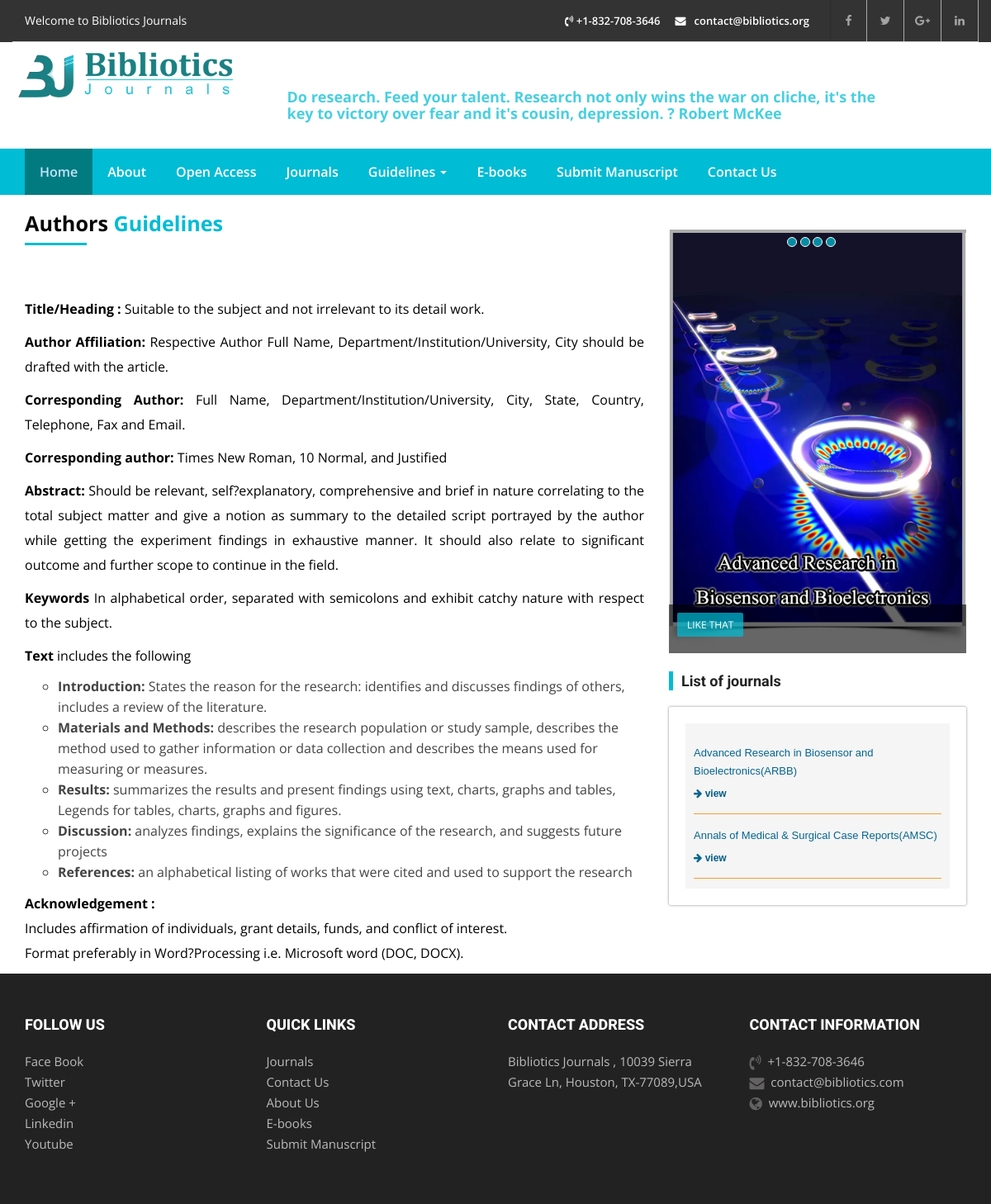
The page /index.php/home/for_author on the database its author committed.
### tables this page shows
CREATE TABLE `home_scroll` (
  `id` int(11) NOT NULL AUTO_INCREMENT,
  `scroll_content` text,
  `status` int(11) DEFAULT NULL,
  `create_at` datetime DEFAULT NULL,
  `update_at` datetime DEFAULT NULL,
  `create_by` int(11) DEFAULT NULL,
  PRIMARY KEY (`id`)
);

CREATE TABLE `Bibliotics_flyers` (
  `f_id` int(11) NOT NULL AUTO_INCREMENT,
  `journal_id` int(11) DEFAULT NULL,
  `journal_cat_id` int(11) DEFAULT NULL,
  `title` varchar(250) DEFAULT NULL,
  `title_color` varchar(250) DEFAULT NULL,
  `fly_image` varchar(250) DEFAULT NULL,
  `fly_org_image` varchar(250) DEFAULT NULL,
  `status` int(11) DEFAULT '1',
  `create_at` datetime DEFAULT NULL,
  `create_by` int(11) DEFAULT NULL,
  `update_at` datetime DEFAULT NULL,
  PRIMARY KEY (`f_id`)
);

CREATE TABLE `journals` (
  `j_id` int(11) NOT NULL AUTO_INCREMENT,
  `category` int(11) DEFAULT NULL,
  `baneer_image` varchar(250) DEFAULT NULL,
  `title` varchar(250) DEFAULT NULL,
  `subject` varchar(250) DEFAULT NULL,
  `alt_tags` varchar(250) DEFAULT NULL,
  `seo_title` varchar(250) DEFAULT NULL,
  `seo_url` varchar(250) DEFAULT NULL,
  `seo_keywords` varchar(250) DEFAULT NULL,
  `seo_description` text,
  `key_words` text,
  `description` text,
  `prices` text,
  `status` int(11) DEFAULT '1',
  `create_at` datetime DEFAULT NULL,
  `update_at` datetime DEFAULT NULL,
  `create_by` int(11) DEFAULT NULL,
  PRIMARY KEY (`j_id`)
);

### application/controllers/Home.php (called while the page is built, shortened)
<?php
class Home extends CI_Controller {
	public function __construct()
	{
		$this->load->helper(array('form', 'url'));
		$this->load->library('form_validation');
		$this->load->library('session');
		$this->load->library('email');
		$this->load->library('user_agent');
		$this->load->helper('directory');
		$this->load->helper('security');
		$this->load->model('Home_model');
		}
	public function for_author()
	{
		$header['c_url']=base_url('');
		$header['scroll_data']=$this->Home_model->get_scrolling_content();
		$this->load->view('html/header',$header);
		$data['homapage_banners']=$this->Home_model->get_home_banners_list();
		$data['flyers_list']=$this->Home_model->get_flyers_list();
		$data['journals_list']=$this->Home_model->get_peer_review_process_journals_list();
		$this->load->view('html/for-author',$data);
		$this->load->view('html/footer');
	}
}

### index.php (called while the page is built, shortened)
<?php
require_once BASEPATH.'core/CodeIgniter.php';

### application/models/Home_model.php (called while the page is built, shortened)
<?php if ( ! defined('BASEPATH')) exit('No direct script access allowed');
class Home_model extends CI_Model
{
	public  function get_scrolling_content(){
		$this->db->select('*')->from('home_scroll');
        return $this->db->get()->row_array();
	}
	public  function get_home_banners_list(){
		$this->db->select('*')->from('home_banners');
		$this->db->where('status',1);
        return $this->db->get()->result_array();
	}
	public  function get_flyers_list(){
		$this->db->select('journals.j_id,journals.seo_url,Bibliotics_flyers.f_id,Bibliotics_flyers.title,Bibliotics_flyers.title_color,Bibliotics_flyers.fly_image,Bibliotics_flyers.fly_org_image')->from('Bibliotics_flyers');
		$this->db->join('journals ', 'journals.j_id = Bibliotics_flyers.journal_id', 'left');
		$this->db->where('Bibliotics_flyers.status',1);
        return $this->db->get()->result_array();
	}
	public  function get_peer_review_process_journals_list(){
		$this->db->select('j_id,title,seo_url')->from('journals');
		$this->db->where('status',1);
        return $this->db->get()->result_array();
	}
}

### application/views/html/for-author.php (the view, shortened to what this page needs)
 <div class="container " >
 <br>
            <div class="row">
           <div class="col-md-8">
                <div class=" Welcome_txt fadeInLeft wow animated  " data-wow-duration="1000ms" data-wow-delay="1000ms">
					<h3 class="">Authors
						<span class="text-success">Guidelines </span>
					</h3>
					<br>
					<div class="lis-sty-none">
					<br>
					<p ><strong>  Title/Heading :</strong> Suitable to the subject and not irrelevant to its detail work.</p>
					<p ><strong> Author Affiliation:</strong> Respective Author Full Name, Department/Institution/University, City should be drafted with the article.</p>
					<p ><strong> Corresponding Author:</strong> Full Name, Department/Institution/University, City, State, Country, Telephone, Fax and Email.</p>
					<p ><strong> Corresponding author:</strong> Times New Roman, 10 Normal, and Justified</p>
					<p ><strong>Abstract:</strong> Should be relevant, self?explanatory, comprehensive and brief in nature correlating to the total subject matter and give a notion as summary to the detailed script portrayed by the author while getting the experiment findings in exhaustive manner. It should also relate to significant outcome and further scope to continue in the field.</p>
					<p ><strong>Keywords</strong> In alphabetical order, separated with semicolons and exhibit catchy nature with respect to the subject.</p>
					<p ><strong>Text </strong> includes the following</p>
					<div class="lis-sty-none">
					<ul>
						<li> <strong>Introduction:</strong> States the reason for the research: identifies and discusses findings of others, includes a review of the literature.</li>
						<li> <strong>Materials and Methods:</strong>  describes the research population or study sample, describes the method used to gather information or data collection and describes the means used for measuring or measures.</li>
						<li> <strong>Results:</strong> summarizes the results and present findings using text, charts, graphs and tables, Legends for tables, charts, graphs and figures.</li>
						<li> <strong>Discussion: </strong> analyzes findings, explains the significance of the research, and suggests future projects</li>
						<li> <strong>References: </strong> an alphabetical listing of works that were cited and used to support the research</li>
					</ul>
					</div>
					</div>
						<p ><strong>Acknowledgement :</strong> <br>Includes affirmation of individuals, grant details, funds, and conflict of interest.
						<br>Format preferably in Word?Processing i.e. Microsoft word (DOC, DOCX).</p>
                </div>
				</div>
		   <div class="col-md-4 mt20">
		    <div id="myCarousel" class="carousel slide " data-ride="carousel">
            <div class="carousel-inner">
               <?php if(isset($flyers_list)&& count($flyers_list)>0){ ?>
						<?php $count=1;foreach($flyers_list as $list){ ?>
							<?php if($count==1){ ?>
									<div class="item active">
									   <img src="<?php echo base_url('assets/flyers_img/'.$list['fly_image']); ?>">
										<div class="carousel-caption">
										<p>
										<a class="btn btn-primary" href="<?php echo base_url('journals/view/'.base64_encode($list['j_id']).'/'.$list['seo_url']); ?>">
									   <?php echo isset($list['title'])?$list['title']:''; ?></a></p>
										</div>
									</div>
							<?php } ?>
						<?php $count++;} ?>
					<?php } ?>
   			</div>
   			<ul class="list-group col-md-3 carousel-indicators">
                    <?php if(isset($flyers_list)&& count($flyers_list)>0){ ?>
					<?php $cnt=1;foreach($flyers_list as $list){ ?>
							<?php if($count=1){ ?>
								<li data-target="#myCarousel" data-slide-to="<?php echo $count; ?>" class="active"></li>
							<?php }else{ ?>
							        <li data-target="#myCarousel" data-slide-to="<?php echo $count; ?>" ></li>
							<?php } ?>
					<?php $cnt++;} ?>
				<?php } ?>
    		</ul>
        </div><br>
   <div class="sidebar side-bar right-sidebar">
      <div class="widget sidebar-newsletter">
         <h3 class="side-title">List  of journals</h3>
         <div class="cp-newsletter-holder" id="pubmed">
            <marquee class="pubmed-articles" align="top" behavior="scroll" onmouseout="this.start();" onmouseover="this.stop();" direction="up" scrollamount="2" style="padding: 10px 0px 10px 0px;height: 200px;background: #f5f5f5;overflow:hidden;">
               <?php if(isset($journals_list)&& count($journals_list)>0){ ?>
					<?php foreach($journals_list as $list){ ?>
					   <ul>
						  <li style="padding:0px 0px 0px 10px">
							 <a href="<?php echo base_url('journals/view/'.base64_encode($list['j_id']).'/'.$list['seo_url']); ?>" target="_blank" style=" color:#05658F; text-decoration:none; padding:0px; margin:0px; font-weight:normal"><?php echo isset($list['title'])?$list['title']:''; ?></a><br>
						  </li>
					   </ul>
					   <p style="border-bottom:none; color: #05658F; text-decoration: none; font-weight: bold;">
						  <span class="" style="color: #05658F; text-decoration: none; font-weight: bold;"> <i class="fa fa-arrow-right" aria-hidden="true"></i> <a href="<?php echo base_url('journals/view/'.base64_encode($list['j_id']).'/'.$list['seo_url']); ?>"> view</a></span>
					   </p>
					   <p style="border-bottom:1px thin #ff9933; padding-top:0px"></p>
				<?php } ?>
			<?php } ?>
            </marquee>
         </div>
      </div>
   </div>
</div>
            </div>
        </div>

### application/views/html/header.php (shortened to what this page needs)
<!DOCTYPE html>
<html lang="en">
<head>
        <link href="<?php echo base_url(); ?>assets/vendor/bootstrap/css/bootstrap.min.css" rel="stylesheet">
		 <link href="<?php echo base_url(); ?>assets/vendor/css/bootstrapValidator.min.css" rel="stylesheet">
        <link href="<?php echo base_url(); ?>assets/vendor/css/style.css" rel="stylesheet" type="text/css" media="screen">
        <link href="<?php echo base_url(); ?>assets/vendor/css/custom.css" rel="stylesheet" type="text/css" media="screen">
        <link href="<?php echo base_url(); ?>assets/vendor/font-awesome/css/font-awesome.min.css" rel="stylesheet">
        <link href="<?php echo base_url(); ?>assets/vendor/css/atoz.css" rel="stylesheet" type="text/css">
        <link href="<?php echo base_url(); ?>assets/vendor/css/owl.carousel.css" rel="stylesheet" type="text/css" media="screen">
        <link href="<?php echo base_url(); ?>assets/vendor/css/owl.theme.css" rel="stylesheet" type="text/css" media="screen">
        <link href="<?php echo base_url(); ?>assets/vendor/css/yamm.css" rel="stylesheet" type="text/css">
        <link href="<?php echo base_url(); ?>assets/vendor/css/select.css" rel="stylesheet" type="text/css">
        <link href="<?php echo base_url(); ?>assets/vendor/rs-plugin/css/settings.css" rel="stylesheet" type="text/css" media="screen">
        <link href="<?php echo base_url(); ?>assets/vendor/css/rev-style.css" rel="stylesheet" type="text/css" media="screen">
        <link href="<?php echo base_url(); ?>assets/vendor/css/animate.css" rel="stylesheet" type="text/css" media="screen">
    </head>
    <body>
        <div class="top-bar hidden-xs bg-dark">
            <div class="container ">
                <div class=" row border_bootom">
                    <div class="col-sm-6 hidden-xs">
                        <span class="top-welcome">Welcome to Bibliotics Journals</span>
                    </div>
                    <div class="col-sm-6 hidden-xs">
                        <ul class="small_menu">
                        <li><a ><i class="fa fa-volume-control-phone font-17" aria-hidden="true"></i>  +1-832-708-3646</a></li>
                        <li><a ><i class="fa fa-envelope font-17" aria-hidden="true"></i> &nbsp; contact@bibliotics.org</a></li>
                       </ul>
                        <div class="top-social hidden-xs">
                            <a href="#" target="_blank"><i class="fa fa-facebook"></i></a>
                            <a href="#" target="_blank"><i class="fa fa-twitter"></i></a>
                            <a href="#" target="_blank"><i class="fa fa-google-plus" aria-hidden="true"></i></a>
                            <a href="#"> <i class="fa fa-linkedin" aria-hidden="true"></i> </a>
                        </div>
                    </div>
                </div>
            </div>
        </div>
        <div class="header-logo-bar">
            <div class="container">
                <div class="row">
                    <div class="col-md-2 col-sm-2 padding_left_0" style="width:25%;height:auto;">
                        <a href="<?php echo base_url(); ?>" class="header-logo">
                            <img class="img-responsive" src="<?php echo base_url(); ?>assets/vendor/img/logo.png" alt="LOGO">
                        </a>
                    </div>
                    <div class="col-md-8 col-lg-8 hidden-xs ">
                        <div class="contact-info-blocks  hidden-xs ">
                           <marquee id='scroll_news' style="padding-top:50px" >
										<div onMouseOver="document.getElementById('scroll_news').stop();" onMouseOut="document.getElementById('scroll_news').start();"><h4 class="text-primary"><?php echo isset($scroll_data['scroll_content'])?$scroll_data['scroll_content']:''; ?> </h4></div>
									</marquee>
                        </div>
                    </div>
                </div>
            </div>
        </div>
        <nav class="navbar navbar-inverse navbar-static-top sticky yamm">
            <div class="bg_color">
				<div class="container ">
                <div id="navbar" class="navbar-collapse collapse ">
                    <ul class="nav navbar-nav">
                        <li><a href="<?php echo base_url(); ?>" class="<?php if($c_url==base_url()){ echo "current"; } ?>">Home</a></li>
                        <li><a href="<?php echo base_url('aboutus'); ?>" class="<?php if($c_url==base_url('aboutus')){ echo "current"; } ?>">About</a></li>
                        <li><a href="<?php echo base_url('open-access'); ?>" class="<?php if($c_url==base_url('open-access')){ echo "current"; } ?>">Open Access</a></li>
                        <li><a href="<?php echo base_url('journals'); ?>" class="<?php if($c_url==base_url('journals')){ echo "current"; } ?>">Journals</a></li>
						<li class="dropdown <?php if($c_url==base_url('editors') || $c_url==base_url('author-guidelines') || $c_url==base_url('manuscript-guidelines') || $c_url==base_url('membership')){ echo "current"; } ?>">
						  <a href="#" class="dropdown-toggle" data-toggle="dropdown" >Guidelines <b class="caret"></b></a>
						</li>
                        <li ><a href="<?php echo base_url('ebooks'); ?>" class="<?php if($c_url==base_url('ebooks')){ echo "current"; } ?>">E-books</a></li>
						<li ><a href="<?php echo base_url('manuscript'); ?>" class="<?php if($c_url==base_url('manuscript')){ echo "current"; } ?>">Submit Manuscript</a></li>
						<li ><a href="<?php echo base_url('contactus'); ?>" class="<?php if($c_url==base_url('contactus')){ echo "current"; } ?>"> Contact Us</a></li>
                    </ul>
                   </div>
                </div>
            </div>
        </nav>

### rows shown on the page
home_scroll: scroll_content "Do research. Feed your talent. Research not only wins the war on cliche, it's the key to victory over fear and it's cousin, depression. ? Robert McKee"
bibliotics_flyers: fly_image (picture), title "LIKE THAT"
journals: title "Advanced Research in Biosensor and Bioelectronics(ARBB)"
journals: title "Annals of Medical & Surgical Case Reports(AMSC)"
